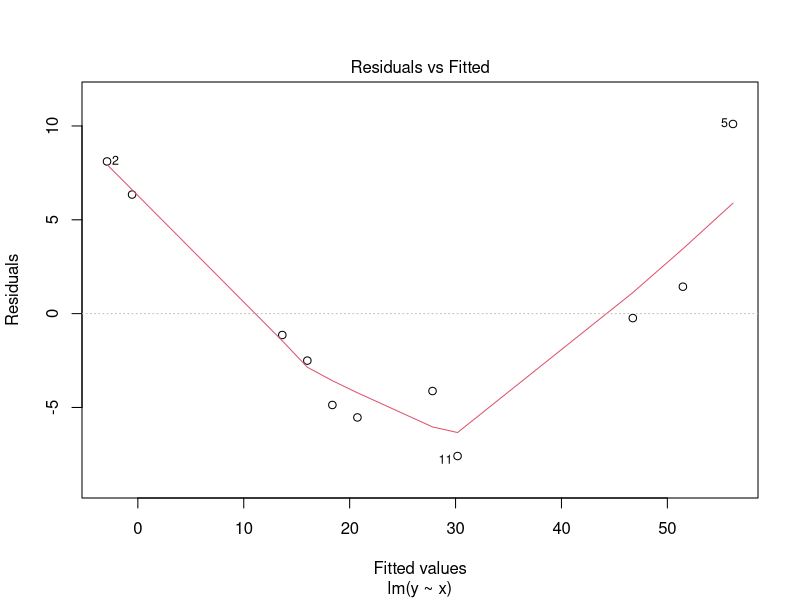
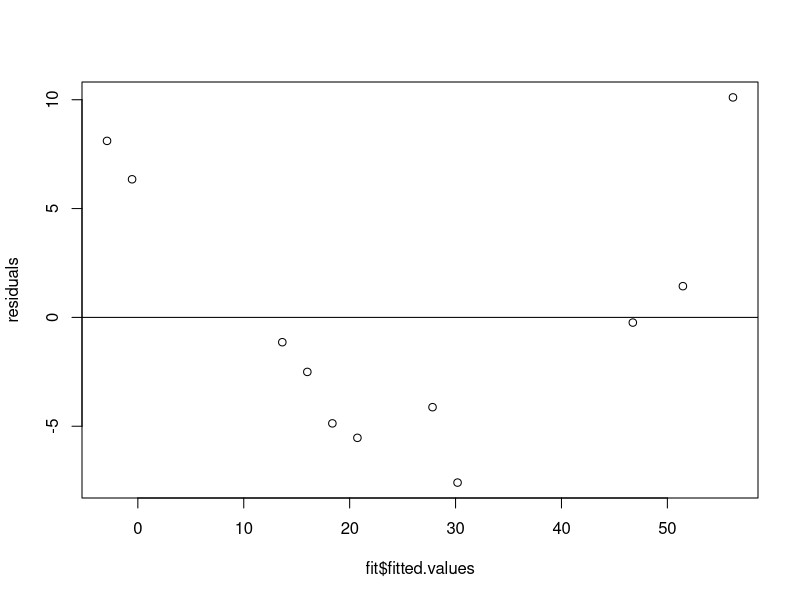
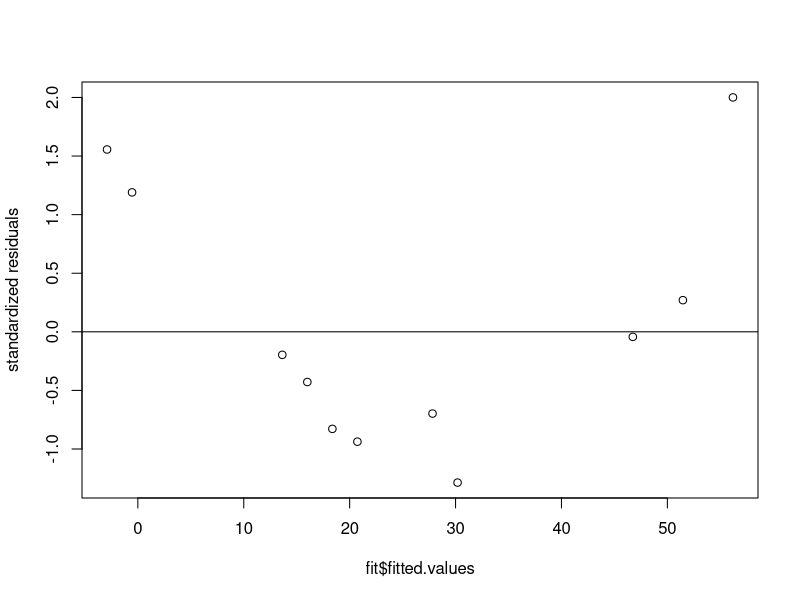

These charts were generated, in order, by the following R code:
#Input data from question 4 of assignment 4
x=c(2.2,1.3,3.6,2.1,3.8,1.4,2.3,2.6,3.4,2,2.7)
y=c(13.5,5.2,52.9,13.5,66.3,5.8,15.2,23.7,46.5,12.5,22.6)
#Number of elements in x
n=length(x)
#find linear best line
fit=lm(y~x)
#summary fitted line
summary(fit)
#plot Residuals against Fitted Values Way 1
plot(fit,1)
#plot Residuals against Fitted Values Way 2
plot(fit$fitted.values,fit$residuals,ylab='residuals')
abline(0, 0)
#plot Standardized Residuals against Fitted Values
standardized_residuals<-rstandard(fit)
plot(fit$fitted.values, standardized_residuals,ylab='standardized residuals') 
abline(0, 0)